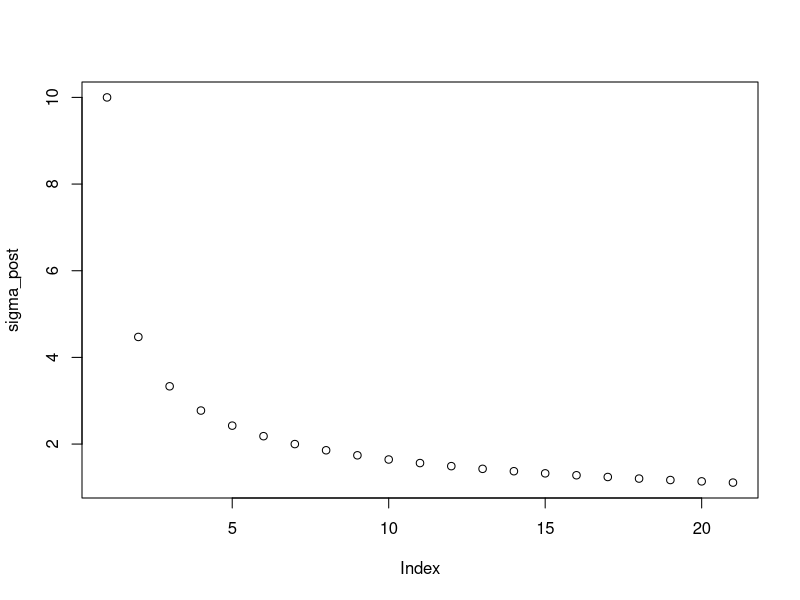
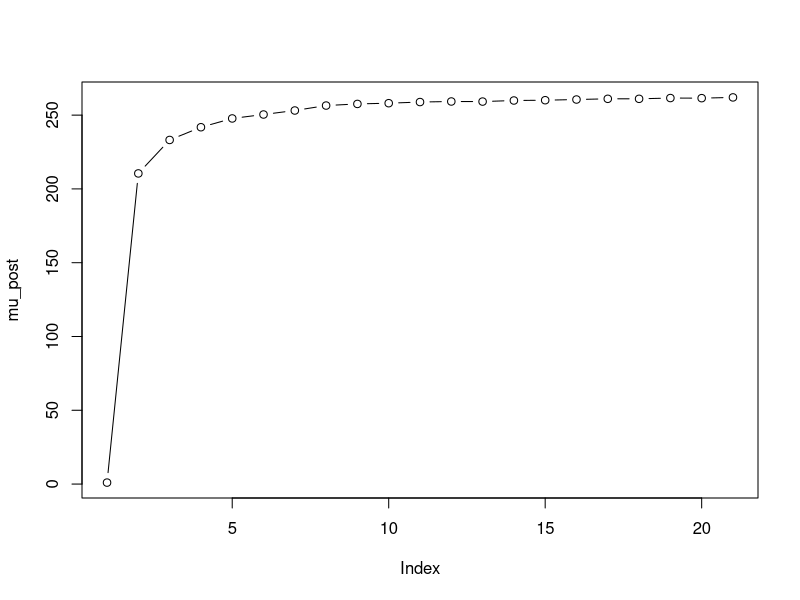

Write the R code that produced these figures, in order.
# Simulation of Bayesian Estimation of Normal Distribution
# let us assume that sigma is known and mu is unknown; X ~ Norm(266, 5^2)

mu_true <- 260
sigma_true <- 3

# prior of mu 
mu0 <- 100
sigma0 <- 10

n <- 5
#data from X ~ Norm(266, 5^2)
set.seed(1)
x <- rnorm(n, mu_true, sigma_true)
head(x)

mu1 <- ((mu0 / sigma0^2) + ((n * mean(x)) / sigma_true^2)) / ((1 / sigma0^2) + (n / sigma_true^2))
sigma1 <- 1 / sqrt((1 / sigma0^2) + (n / sigma_true^2))
c(mu1, sigma1)

####################################################################

####################################################################

mu_true <- 266
sigma_true <- 5

# prior of mu
mu0 <- 1
sigma0 <- 10

# n = number of trials; b = number of iterations
n <- 1
b <- 20

sigma_post <- mu_post <- rep(0, b + 1)
sigma_post[1] <- sigma0
mu_post[1] <- mu0
x <- matrix(data = rep(0, n * b), nrow = b, ncol = n)

for (i in 1:b) {
    set.seed(i)
    x[i, ] <- rnorm(n, mu_true, sigma_true)
    mu_post[i + 1] <- ((mu_post[i] / sigma_post[i]^2) + ((n * mean(x[i, ])) / sigma_true^2)) / ((1 / sigma_post[i]^2) + (n / sigma_true^2))
    sigma_post[i + 1] <- 1 / sqrt((1 / sigma_post[i]^2) + (n / sigma_true^2))
}

mu_post[b + 1]
sigma_post[b + 1]

plot(sigma_post)
plot(mu_post, type = "b")